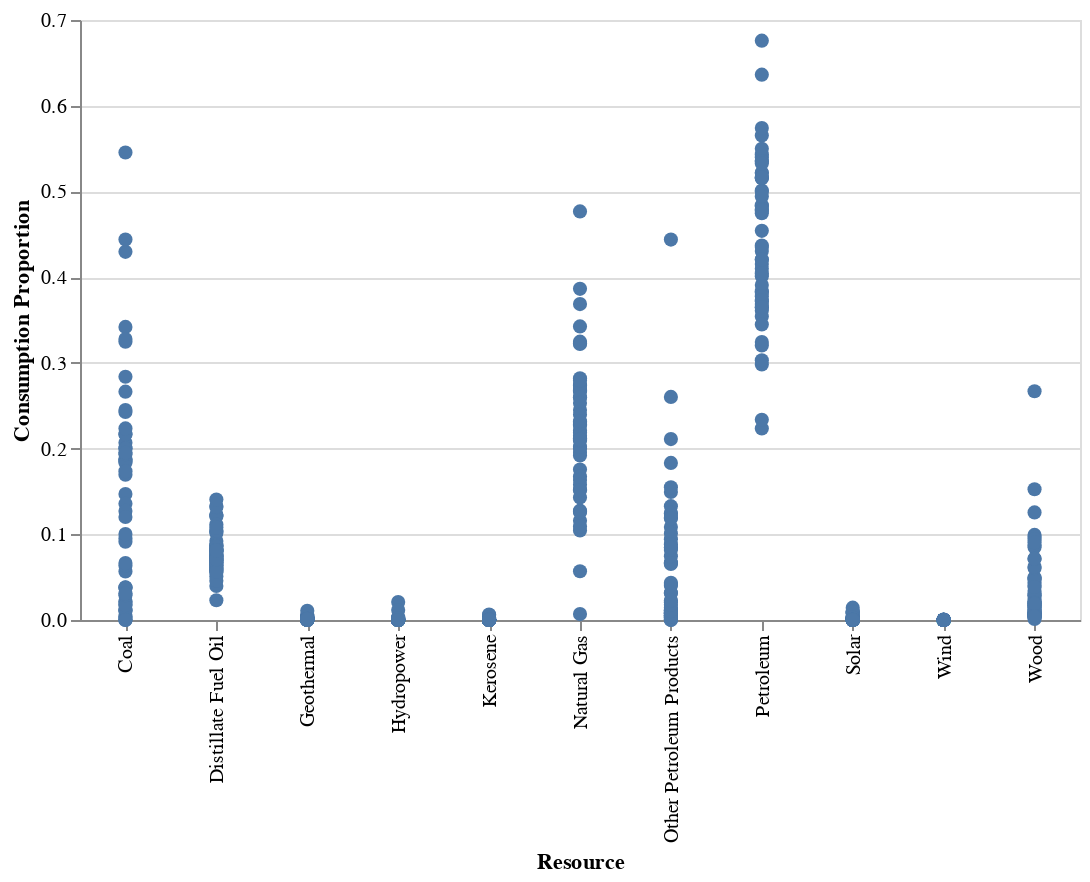

The cell this chart's notebook holds for it:
### Code cell
selection = alt.selection(type='multi', fields=['State'])

alt.Chart(state_data).mark_circle().encode(
    x = 'Resource',
    y = 'Consumption Proportion',
    # color = alt.condition(selection, alt.value('magenta'), alt.value('lightblue')),
    size = alt.condition(selection, alt.value(50), alt.value(30)),
    opacity = alt.condition(selection, alt.value(1), alt.value(.05)),
    tooltip = ['State', 'Consumption Proportion']
).properties(width=500).add_selection(selection)

### Figure 1 — Vega-Lite specification as saved in the notebook (floating-point values rounded to 4 significant figures; data arrays with more than 128 entries replaced by an {"elided": "..."} marker saying what was removed)
{"config": {"view": {"continuousWidth": 400, "continuousHeight": 300}}, "data": {"name": "data-ae8cd67e14d0fb591f04fd01ddad6378"}, "mark": "circle", "encoding": {"opacity": {"condition": {"value": 1, "selection": "selector021"}, "value": 0.05}, "size": {"condition": {"value": 50, "selection": "selector021"}, "value": 30}, "tooltip": [{"field": "State", "type": "nominal"}, {"field": "Consumption Proportion", "type": "quantitative"}], "x": {"field": "Resource", "type": "nominal"}, "y": {"field": "Consumption Proportion", "type": "quantitative"}}, "selection": {"selector021": {"type": "multi", "fields": ["State"]}}, "width": 500, "$schema": "https://vega.github.io/schema/vega-lite/v4.17.0.json", "datasets": {"data-ae8cd67e14d0fb591f04fd01ddad6378": {"elided": "561 records"}}}
